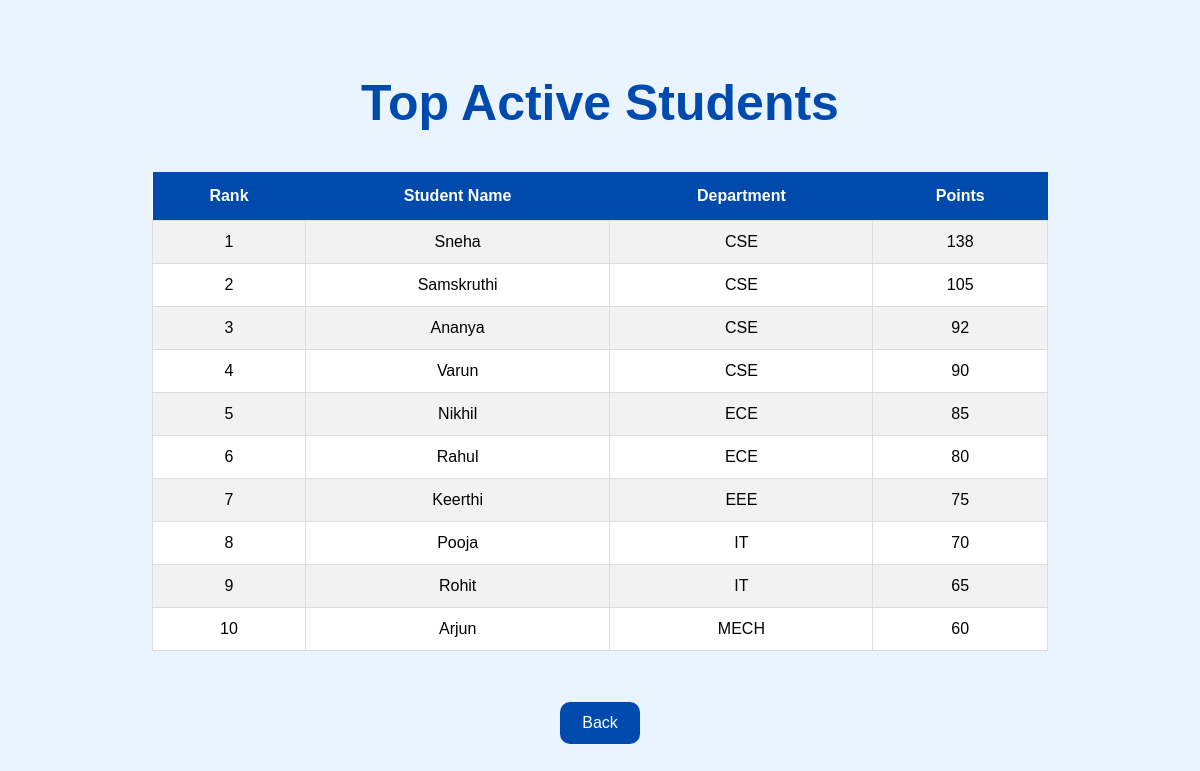
Page /rankings.php on the committed database.
### tables this page shows
CREATE TABLE `rankings` (
  `rank_id` int(11) NOT NULL,
  `student_id` int(11) DEFAULT NULL,
  `points` int(11) DEFAULT NULL
);

CREATE TABLE `students` (
  `student_id` int(11) NOT NULL,
  `student_name` varchar(100) DEFAULT NULL,
  `email` varchar(100) DEFAULT NULL,
  `password` varchar(50) DEFAULT NULL,
  `department` varchar(50) DEFAULT NULL
);

### rankings.php (the view, shortened to what this page needs)
<?php
include 'db.php';
$query = "SELECT students.student_name,
                 students.department,
                 rankings.points
          FROM rankings
          JOIN students
          ON rankings.student_id = students.student_id
          ORDER BY rankings.points DESC";
$result = mysqli_query($conn, $query);
?>
<!DOCTYPE html>
<html>
<head>
    <link rel="stylesheet" href="style.css">
</head>
<body>
<div class="dashboard">
<h1>Top Active Students</h1>
<table class="ranking-table">
<tr>
    <th>Rank</th>
    <th>Student Name</th>
    <th>Department</th>
    <th>Points</th>
</tr>
<?php
$rank = 1;
while($row = mysqli_fetch_assoc($result)){
?>
<tr>
    <td><?php echo $rank; ?></td>
    <td><?php echo $row['student_name']; ?></td>
    <td><?php echo $row['department']; ?></td>
    <td><?php echo $row['points']; ?></td>
</tr>
<?php
$rank++;
}
?>
</table>
<br><br>
<a href="student_dashboard.php" class="logout-btn">
Back
</a>
</div>
</body>
</html>

### style.css (style rules this page uses)
body { margin:0; padding:0; font-family:Arial; background:#eaf4ff; }
h1 { color:#004aad; margin-bottom:50px; font-size:40px; }
.dashboard { padding:40px; text-align:center; }
.dashboard h1 { text-align:center; color:#004aad; margin-bottom:40px; font-size:50px; }
.logout-btn { display:inline-block; text-decoration:none; background:#004aad; color:white; padding:12px 22px; border-radius:10px; font-size:16px; margin-top:15px; transition:0.3s; }
.ranking-table { width:80%; margin:auto; border-collapse:collapse; background:white; }
.ranking-table th { background:#004aad; color:white; padding:15px; }
.ranking-table td { padding:12px; text-align:center; border:1px solid #ddd; }
.ranking-table tr:nth-child(even) { background:#f2f2f2; }

### rows in the picture
rankings: student.student_name "Sneha", student.department "CSE", points "138"
rankings: student.student_name "Samskruthi", student.department "CSE", points "105"
rankings: student.student_name "Ananya", student.department "CSE", points "92"
rankings: student.student_name "Varun", student.department "CSE", points "90"
rankings: student.student_name "Nikhil", student.department "ECE", points "85"
rankings: student.student_name "Rahul", student.department "ECE", points "80"
rankings: student.student_name "Keerthi", student.department "EEE", points "75"
rankings: student.student_name "Pooja", student.department "IT", points "70"
rankings: student.student_name "Rohit", student.department "IT", points "65"
rankings: student.student_name "Arjun", student.department "MECH", points "60"
